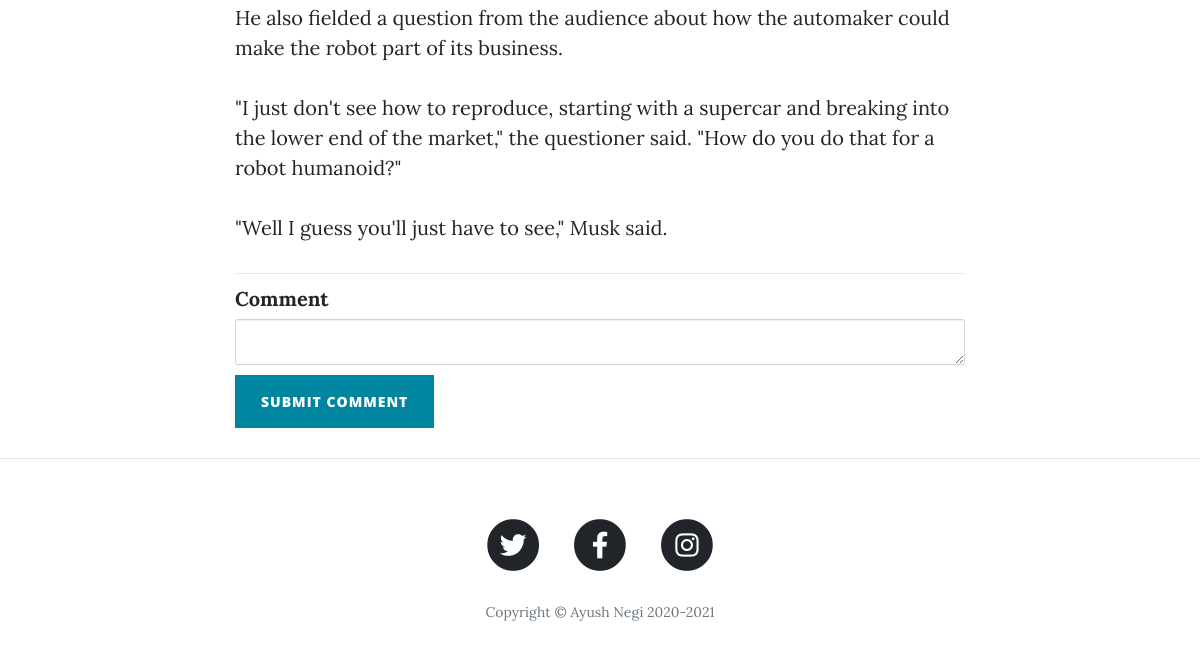
Page /post/3 (lower part) on the earlier database version.
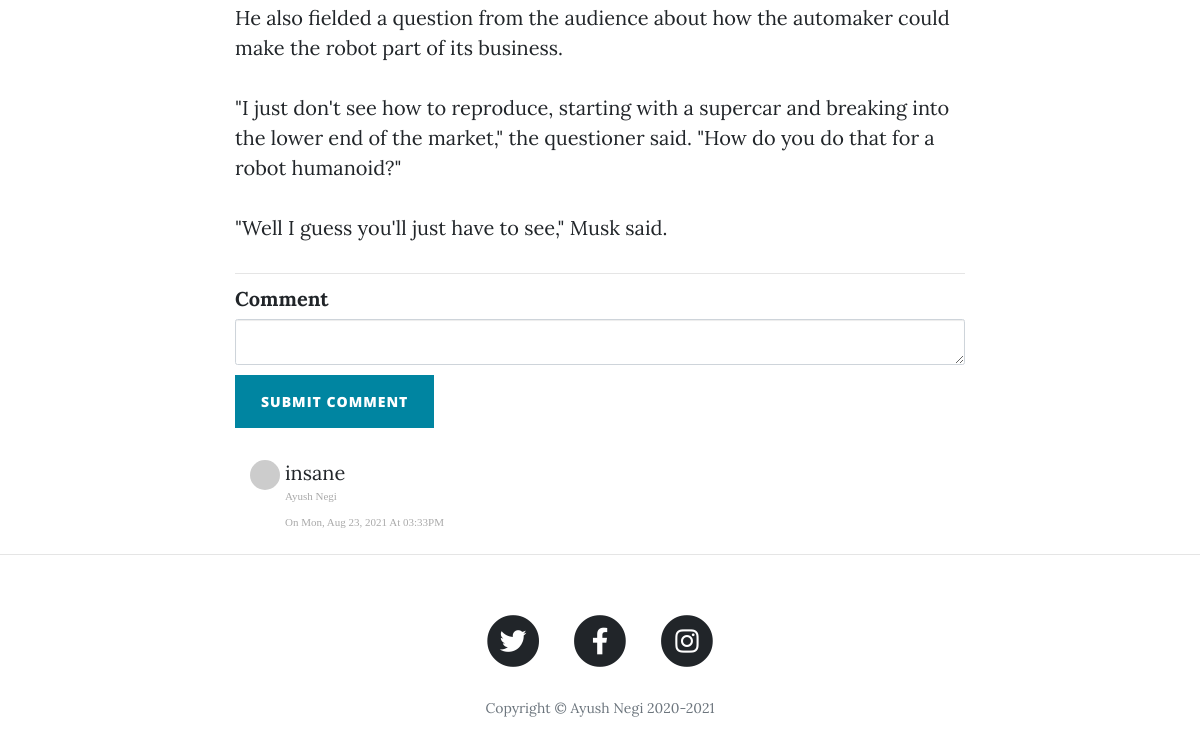
Same page on the later database version.
### main.py (models this page shows)
class BlogPost(db.Model):
    __tablename__ = "blog_posts"
    id = db.Column(db.Integer, primary_key=True)
    author_id = db.Column(db.Integer, db.ForeignKey("users.id"))
    author = relationship("Users", back_populates="posts")
    title = db.Column(db.String(250), unique=True, nullable=False)
    subtitle = db.Column(db.String(250), nullable=False)
    date = db.Column(db.String(250), nullable=False)
    body = db.Column(db.Text, nullable=False)
    img_url = db.Column(db.String(250), nullable=False)
    comments = relationship("Comment", back_populates="blog_post")

class Comment(db.Model):
    __tablename__ = "comments"
    id = db.Column(db.Integer, primary_key=True)
    text = db.Column(db.Text, nullable=False)
    date_time = db.Column(db.String(300), nullable=False)
    author_id = db.Column(db.Integer, db.ForeignKey("users.id"))
    post_id = db.Column(db.Integer, db.ForeignKey("blog_posts.id"))
    comment_author = relationship("Users", back_populates="comments")
    blog_post = relationship("BlogPost", back_populates="comments")

class Users(UserMixin, db.Model):
    __tablename__ = "users"
    id = db.Column(db.Integer, primary_key=True)
    name = db.Column(db.String(250), nullable=False)
    email = db.Column(db.String(250), nullable=False, unique=True)
    password = db.Column(db.String(250), nullable=False)
    posts = relationship("BlogPost", back_populates="author")
    comments = relationship("Comment", back_populates="comment_author")

### main.py (the view, shortened to what this page needs)
@app.route("/post/<int:post_id>", methods=["GET", "POST"])
def show_post(post_id):
    form = CommentForm()
    requested_post = BlogPost.query.get(post_id)
    return render_template("post.html", post=requested_post, current_user=current_user, form=form, gravatar=gravatar,
                           now=datetime.utcnow())

### forms.py
class CommentForm(FlaskForm):
    comment_text = CKEditorField("Comment", validators=[DataRequired()])
    submit = SubmitField("Submit Comment")

### templates/post.html (shortened to what this page needs)
{% extends 'bootstrap/base.html' %}
{% import "bootstrap/wtf.html" as wtf %}
{% block content %}
{% include "header.html" %}
  <article>
    <div class="container">
      <div class="row">
        <div class="col-lg-8 col-md-10 mx-auto">
            {{ post.body|safe }}
          <hr>
        {{ wtf.quick_form(form, novalidate=True, button_map={"submit": "primary"}) }}
          <div class="col-lg-8 col-md-10 mx-auto comment">
              {% for comment in post.comments: %}
              <ul class="commentList">
                <li>
                    <div class="commenterImage">
                      <img src="{{comment.comment_author.email | gravatar }}"/>
                    </div>
                    <div class="commentText">
                      {{comment.text|safe}}
                      <p class="date sub-text">{{comment.comment_author.name}}</p>
                      <span class="date sub-text">{{comment.date_time}}</span>
                    </div>
                </li>
              </ul>
              {% endfor %}
            </div>
          </div>
      </div>
    </div>
  </article>
  <hr>
{% include "footer.html" %}
{% endblock %}

### templates/header.html (shortened to what this page needs)
<!DOCTYPE html>
<html lang="en">
<head>
  <link href="{{ url_for('static', filename='vendor/bootstrap/css/bootstrap.min.css') }}" rel="stylesheet">
  <link href="{{ url_for('static', filename='vendor/fontawesome-free/css/all.min.css')}}" rel="stylesheet" type="text/css">
  <link href="{{ url_for('static', filename='css/clean-blog.min.css')}}" rel="stylesheet">
  <link rel="stylesheet" href="https://use.fontawesome.com/releases/v5.15.4/css/all.css">
</head>
<body>

### templates/footer.html (shortened to what this page needs)
  <footer>
    <div class="container">
      <div class="row">
        <div class="col-lg-8 col-md-10 mx-auto">
          <ul class="list-inline text-center">
            <li class="list-inline-item">
              <a href="https://twitter.com/AyushNe87369603">
                <span class="fa-stack fa-lg">
                  <i class="fas fa-circle fa-stack-2x"></i>
                  <i class="fab fa-twitter fa-stack-1x fa-inverse"></i>
                </span>
              </a>
            </li>
            <li class="list-inline-item">
              <a href="https://www.facebook.com/ayush.negi.121/">
                <span class="fa-stack fa-lg">
                  <i class="fas fa-circle fa-stack-2x"></i>
                  <i class="fab fa-facebook-f fa-stack-1x fa-inverse"></i>
                </span>
              </a>
            </li>
            <li class="list-inline-item">
              <a href="https://www.instagram.com/negi8077/">
                <span class="fa-stack fa-lg">
                  <i class="fas fa-circle fa-stack-2x"></i>
                  <i class="fab fa-instagram fa-stack-1x fa-inverse"></i>
                </span>
              </a>
            </li>
          </ul>
          <p class="copyright text-muted">Copyright &copy; Ayush Negi 2020-{{now.year}}</p>
        </div>
      </div>
    </div>
  </footer>
</body>
</html>

Differences in the rows shown:
added Comment: text "insane", comment_author.name "Ayush Negi", date_time "On Mon, Aug 23, 2021 At 03:33PM"
